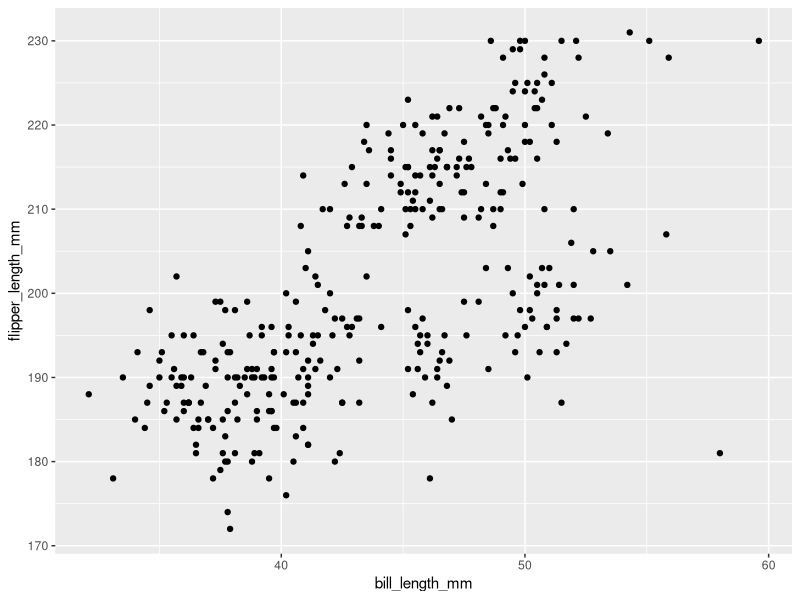
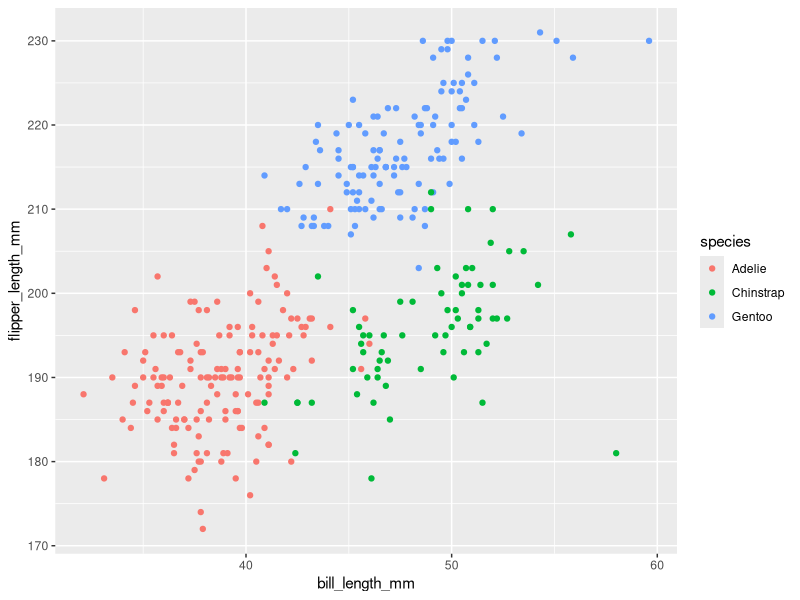
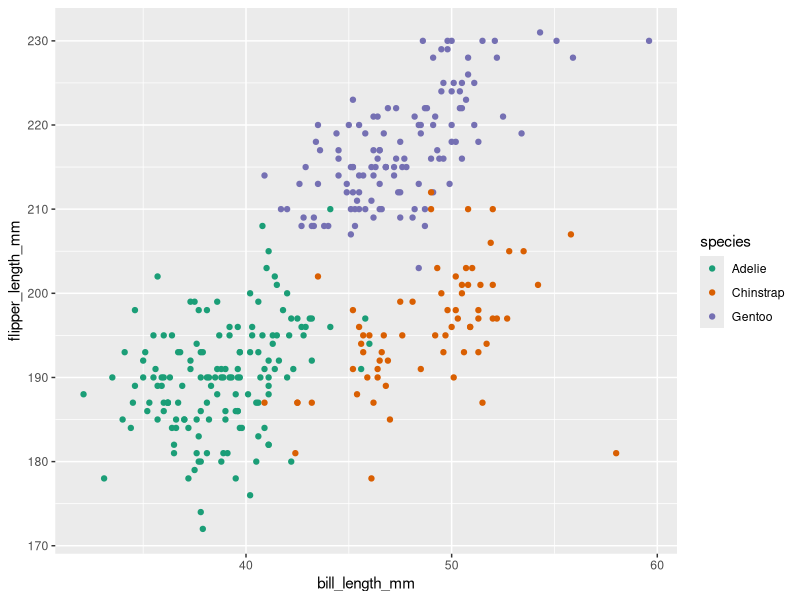
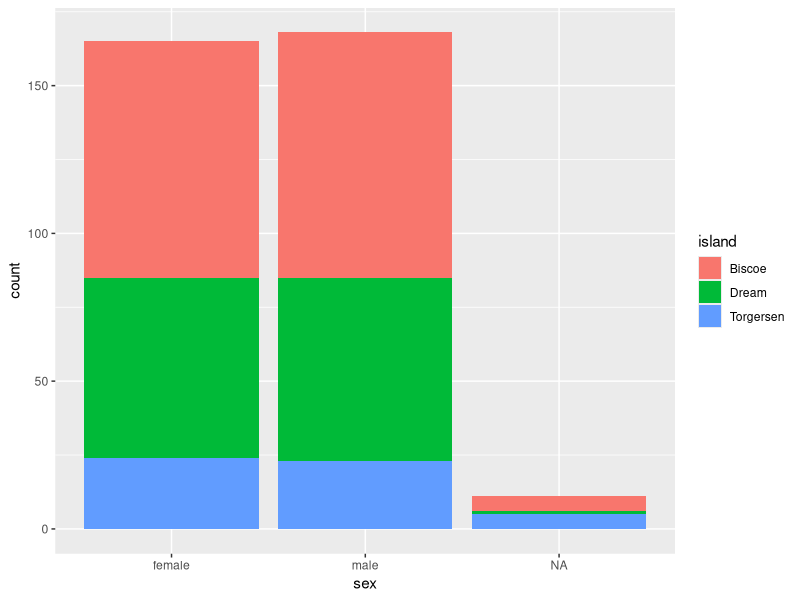
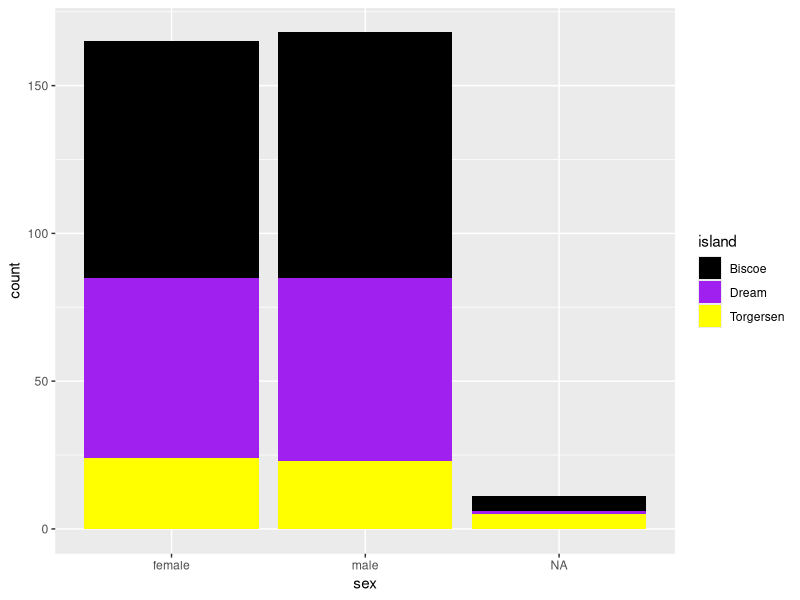
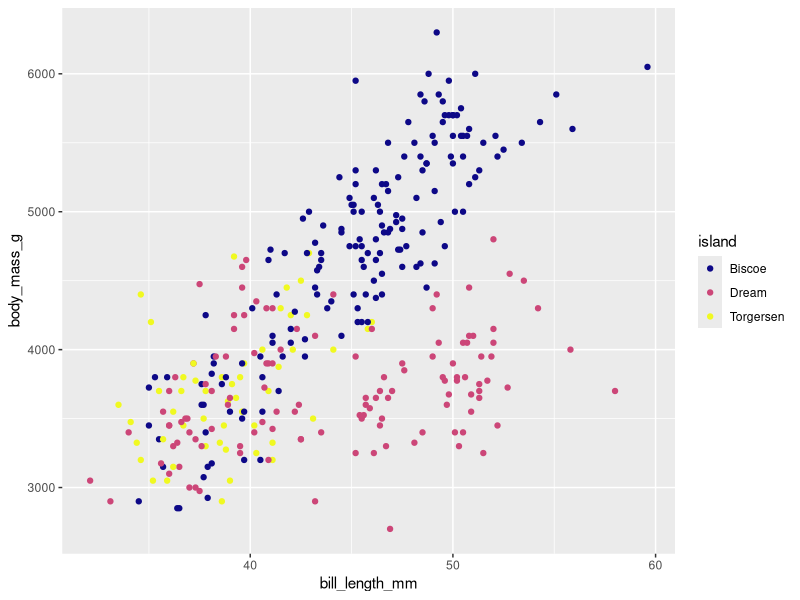

Reproduce these figures in R, in order.
## ---- chunk 1
#Uncomment the line below and install the palmer penguins package
#install.packages("palmerpenguins")
#Recomment it after you are done. 
## ---- chunk 2
library(tidyverse)
library(palmerpenguins)
library(viridis)
## ---- chunk 3
penguins
#?penguins
## ---- chunk 4
penguins |>
  ggplot(mapping = aes(x=bill_length_mm,y=flipper_length_mm)) + 
  geom_point()
## ---- chunk 5
penguins |>
  ggplot(data=penguins, mapping = aes(x=bill_length_mm,y=flipper_length_mm)) + 
  geom_point(aes(color=species))

# After you marvel at the plot, change color to fill. 
## ---- chunk 6
penguins |>
  ggplot(data=penguins, mapping = aes(x=bill_length_mm,y=flipper_length_mm)) + 
  geom_point(aes(color=species)) +
  scale_color_brewer(palette="Dark2")

# Type ?scale_color_distiller() for a quick list of palette
## ---- chunk 7
#Change the color palette below

penguins |>
  ggplot(mapping = aes(x=sex,fill=island)) + 
  geom_bar() 

  
## ---- chunk 8

penguins |>
  ggplot(mapping = aes(x=sex,fill=island)) + 
  geom_bar() +
  scale_fill_manual(values = c("black","purple","yellow"))

#type colors() into the console
# Go to https://www.color-hex.com/# to make your own palettes
## ---- chunk 9
?viridis
## ---- chunk 10
ggplot(penguins, aes(x = bill_length_mm, y = body_mass_g)) +
  geom_point(aes(color=island)) +
  scale_color_viridis(option = "plasma",discrete = TRUE)

#Note that island is not discrete. It is categorical, but setting discrete= TRUE works.
